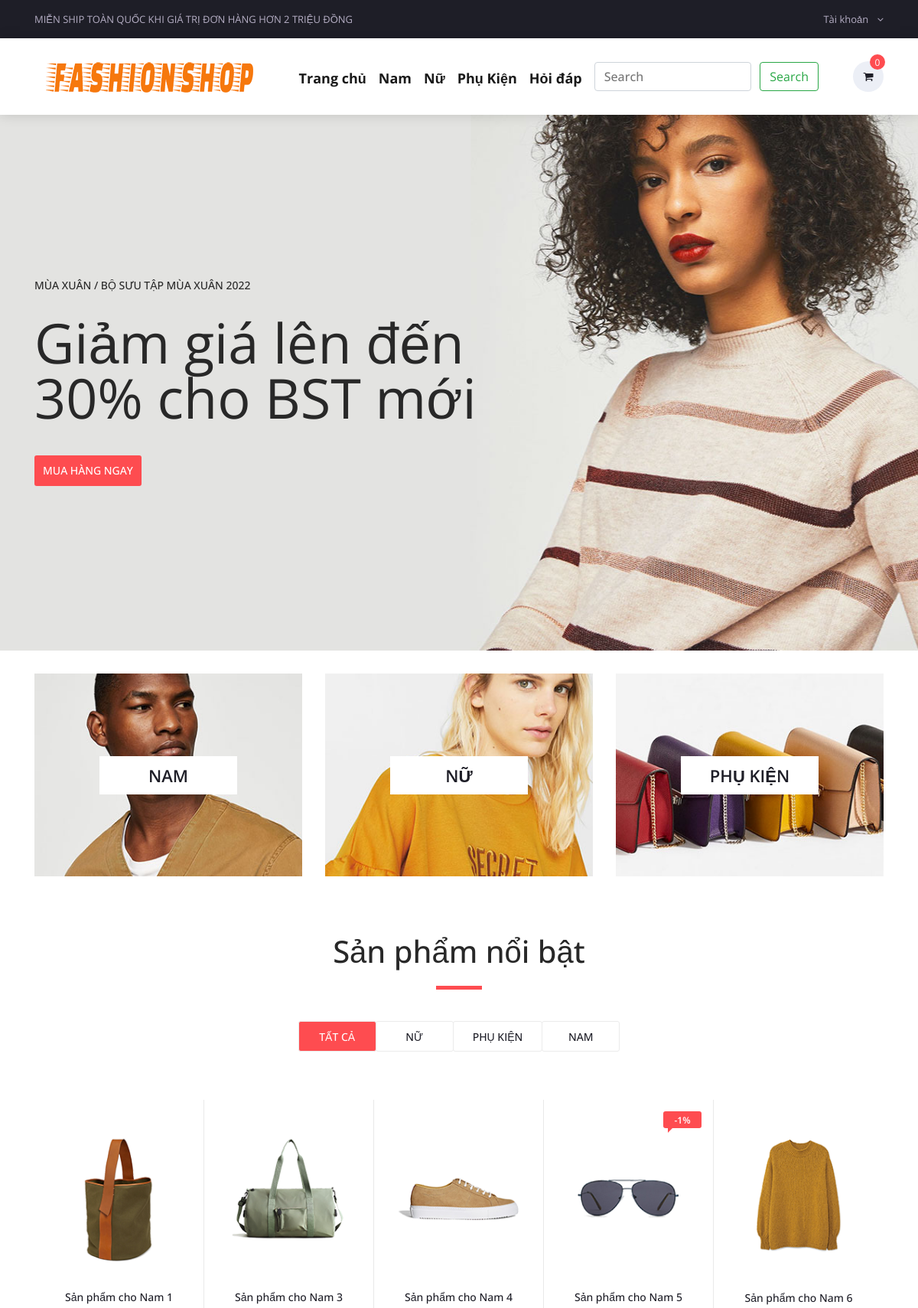
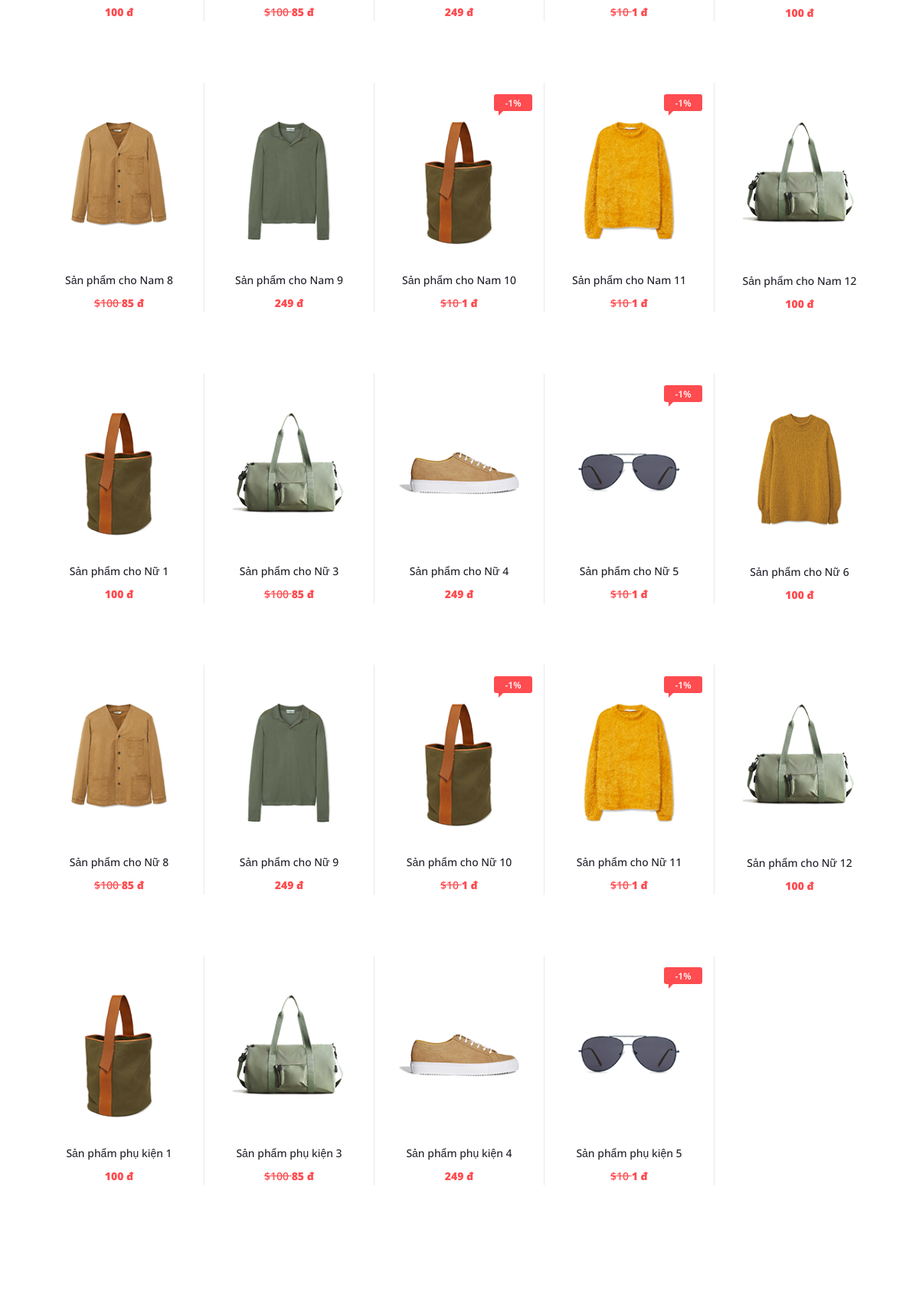
The page / (upper part) on the database its author committed (2 pictures, top to bottom).
### tables this page shows
CREATE TABLE `tbl_settings` (
  `id` int(11) NOT NULL AUTO_INCREMENT,
  `logo` varchar(255) NOT NULL DEFAULT '',
  `favicon` varchar(255) NOT NULL DEFAULT '',
  `footer_about` text NOT NULL,
  `footer_copyright` text NOT NULL,
  `contact_address` text NOT NULL,
  `contact_email` varchar(255) NOT NULL DEFAULT '',
  `contact_phone` varchar(255) NOT NULL DEFAULT '',
  `contact_fax` varchar(255) NOT NULL DEFAULT '',
  `contact_map_iframe` text NOT NULL,
  `receive_email` varchar(255) NOT NULL DEFAULT '',
  `receive_email_subject` varchar(255) NOT NULL DEFAULT '',
  `receive_email_thank_you_message` text NOT NULL,
  `forget_password_message` text NOT NULL,
  `total_recent_post_footer` int(11) NOT NULL,
  `total_popular_post_footer` int(11) NOT NULL,
  `total_recent_post_sidebar` int(11) NOT NULL,
  `total_popular_post_sidebar` int(11) NOT NULL,
  `total_featured_product_home` int(11) NOT NULL,
  `total_latest_product_home` int(11) NOT NULL,
  `total_popular_product_home` int(11) NOT NULL,
  `meta_title_home` text NOT NULL,
  `meta_keyword_home` text NOT NULL,
  `meta_description_home` text NOT NULL,
  `banner_login` varchar(255) NOT NULL DEFAULT '',
  `banner_registration` varchar(255) NOT NULL DEFAULT '',
  `banner_forget_password` varchar(255) NOT NULL DEFAULT '',
  `banner_reset_password` varchar(255) NOT NULL DEFAULT '',
  `banner_search` varchar(255) NOT NULL DEFAULT '',
  `banner_cart` varchar(255) NOT NULL DEFAULT '',
  `banner_checkout` varchar(255) NOT NULL DEFAULT '',
  `banner_product_category` varchar(255) NOT NULL DEFAULT '',
  `banner_blog` varchar(255) NOT NULL DEFAULT '',
  `cta_title` varchar(255) NOT NULL DEFAULT '',
  `cta_content` text NOT NULL,
  `cta_read_more_text` varchar(255) NOT NULL DEFAULT '',
  `cta_read_more_url` varchar(255) NOT NULL DEFAULT '',
  `cta_photo` varchar(255) NOT NULL DEFAULT '',
  `featured_product_title` varchar(255) NOT NULL DEFAULT '',
  `featured_product_subtitle` varchar(255) NOT NULL DEFAULT '',
  `latest_product_title` varchar(255) NOT NULL DEFAULT '',
  `latest_product_subtitle` varchar(255) NOT NULL DEFAULT '',
  `popular_product_title` varchar(255) NOT NULL DEFAULT '',
  `popular_product_subtitle` varchar(255) NOT NULL DEFAULT '',
  `testimonial_title` varchar(255) NOT NULL DEFAULT '',
  `testimonial_subtitle` varchar(255) NOT NULL DEFAULT '',
  `testimonial_photo` varchar(255) NOT NULL DEFAULT '',
  `blog_title` varchar(255) NOT NULL DEFAULT '',
  `blog_subtitle` varchar(255) NOT NULL DEFAULT '',
  `newsletter_text` text NOT NULL,
  `paypal_email` varchar(255) NOT NULL DEFAULT '',
  `stripe_public_key` varchar(255) NOT NULL DEFAULT '',
  `stripe_secret_key` varchar(255) NOT NULL DEFAULT '',
  `bank_detail` text NOT NULL,
  `before_head` text NOT NULL,
  `after_body` text NOT NULL,
  `before_body` text NOT NULL,
  `home_service_on_off` int(11) NOT NULL,
  `home_welcome_on_off` int(11) NOT NULL,
  `home_featured_product_on_off` int(11) NOT NULL,
  `home_latest_product_on_off` int(11) NOT NULL,
  `home_popular_product_on_off` int(11) NOT NULL,
  `home_testimonial_on_off` int(11) NOT NULL,
  `home_blog_on_off` int(11) NOT NULL,
  `newsletter_on_off` int(11) NOT NULL,
  `ads_above_welcome_on_off` int(11) NOT NULL,
  `ads_above_featured_product_on_off` int(11) NOT NULL,
  `ads_above_latest_product_on_off` int(11) NOT NULL,
  `ads_above_popular_product_on_off` int(11) NOT NULL,
  `ads_above_testimonial_on_off` int(11) NOT NULL,
  `ads_category_sidebar_on_off` int(11) NOT NULL,
  PRIMARY KEY (`id`)
);

CREATE TABLE `tbl_top_category` (
  `tcat_id` int(11) NOT NULL AUTO_INCREMENT,
  `tcat_name` varchar(255) NOT NULL DEFAULT '',
  `show_on_menu` int(11) NOT NULL,
  `photo` varchar(255) DEFAULT NULL,
  PRIMARY KEY (`tcat_id`)
);

CREATE TABLE `tbl_page` (
  `id` int(11) NOT NULL AUTO_INCREMENT,
  `about_title` varchar(255) NOT NULL,
  `about_content` text NOT NULL,
  `about_banner` varchar(255) NOT NULL,
  `about_meta_title` varchar(255) NOT NULL,
  `about_meta_keyword` text NOT NULL,
  `about_meta_description` text NOT NULL,
  `faq_title` varchar(255) NOT NULL,
  `faq_banner` varchar(255) NOT NULL,
  `faq_meta_title` varchar(255) NOT NULL,
  `faq_meta_keyword` text NOT NULL,
  `faq_meta_description` text NOT NULL,
  `blog_title` varchar(255) NOT NULL,
  `blog_banner` varchar(255) NOT NULL,
  `blog_meta_title` varchar(255) NOT NULL,
  `blog_meta_keyword` text NOT NULL,
  `blog_meta_description` text NOT NULL,
  `contact_title` varchar(255) NOT NULL,
  `contact_banner` varchar(255) NOT NULL,
  `contact_meta_title` varchar(255) NOT NULL,
  `contact_meta_keyword` text NOT NULL,
  `contact_meta_description` text NOT NULL,
  `pgallery_title` varchar(255) NOT NULL,
  `pgallery_banner` varchar(255) NOT NULL,
  `pgallery_meta_title` varchar(255) NOT NULL,
  `pgallery_meta_keyword` text NOT NULL,
  `pgallery_meta_description` text NOT NULL,
  `vgallery_title` varchar(255) NOT NULL,
  `vgallery_banner` varchar(255) NOT NULL,
  `vgallery_meta_title` varchar(255) NOT NULL,
  `vgallery_meta_keyword` text NOT NULL,
  `vgallery_meta_description` text NOT NULL,
  PRIMARY KEY (`id`)
);

CREATE TABLE `tbl_slider` (
  `id` int(11) NOT NULL AUTO_INCREMENT,
  `photo` varchar(255) NOT NULL DEFAULT '',
  `heading` varchar(255) NOT NULL DEFAULT '',
  `content` text NOT NULL,
  `button_text` varchar(255) NOT NULL DEFAULT '',
  `button_url` varchar(255) NOT NULL DEFAULT '',
  `position` varchar(255) NOT NULL DEFAULT '',
  PRIMARY KEY (`id`)
);

CREATE TABLE `tbl_product` (
  `p_id` int(11) NOT NULL AUTO_INCREMENT,
  `p_name` varchar(255) NOT NULL,
  `p_old_price` varchar(10) NOT NULL,
  `p_current_price` varchar(10) NOT NULL,
  `p_qty` int(11) NOT NULL,
  `p_featured_photo` varchar(255) NOT NULL,
  `p_description` text NOT NULL,
  `p_short_description` text NOT NULL,
  `p_feature` text NOT NULL,
  `p_condition` text NOT NULL,
  `p_return_policy` text NOT NULL,
  `p_total_view` int(11) NOT NULL,
  `p_is_featured` int(11) NOT NULL,
  `p_is_active` int(11) NOT NULL,
  `ecat_id` int(11) NOT NULL,
  PRIMARY KEY (`p_id`)
);

### index.php (the view, shortened to what this page needs)
<?php require_once('header.php'); ?>
<?php
$statement = $pdo->prepare("SELECT * FROM tbl_settings WHERE id=1");
$statement->execute();
$result = $statement->fetchAll(PDO::FETCH_ASSOC);
foreach ($result as $row)
{
    $total_featured_product_home = $row['total_featured_product_home'];
}
?>
<?php
    $statement = $pdo->prepare("SELECT * FROM tbl_slider limit 1");
    $statement->execute();
    $result = $statement->fetchAll(PDO::FETCH_ASSOC);
    foreach ($result as $row) {
        ?>
        <div class="main_slider" style="background-image:url(assets/uploads/<?php echo $row['photo'] ?>)">
            <div class="container fill_height">
                <div class="row align-items-center fill_height">
                    <div class="col">
                        <div class="main_slider_content">
                            <h6><?php echo $row['heading'] ?></h6>
                            <h1><?php echo $row['content'] ?></h1>
                            <div class="red_button shop_now_button"><a href="<?php echo $row['button_url'] ?>"><?php echo $row['button_text'] ?></a></div>
                        </div>
                    </div>
                </div>
            </div>
        </div>
        <?php
    }
?>
<div class="banner">
    <div class="container">
        <div class="row">
        <?php
            $statement = $pdo->prepare("SELECT * FROM tbl_top_category WHERE show_on_menu=1");
            $statement->execute();
            $result = $statement->fetchAll(PDO::FETCH_ASSOC);
            foreach ($result as $row) {
                ?>
                <div class="col-md-4">
                <div class="banner_item align-items-center thumbnail" style="background-image:url(<?php echo $row['photo'] ?>)">
                    <div class="banner_category">
                        <a href="product-category.php?id=<?php echo $row['tcat_id']; ?>&type=top-category"><?php echo $row['tcat_name'] ?></a>
                    </div>
                </div>
            </div>
            <?php
            }
            ?>
        </div>
    </div>
</div>
<div class="new_arrivals">
    <div class="container">
        <div class="row">
            <div class="col text-center">
                <div class="section_title new_arrivals_title">
                    <h2>Sản phẩm nổi bật</h2>
                </div>
            </div>
        </div>
        <div class="row align-items-center">
            <div class="col text-center">
                <div class="new_arrivals_sorting">
                    <ul class="arrivals_grid_sorting clearfix button-group filters-button-group">
                        <li class="grid_sorting_button button d-flex flex-column justify-content-center align-items-center active is-checked" data-filter="*">Tất cả</li>
                        <li class="grid_sorting_button button d-flex flex-column justify-content-center align-items-center" data-filter=".women">Nữ</li>
                        <li class="grid_sorting_button button d-flex flex-column justify-content-center align-items-center" data-filter=".accessories">Phụ kiện</li>
                        <li class="grid_sorting_button button d-flex flex-column justify-content-center align-items-center" data-filter=".men">Nam</li>
                    </ul>
                </div>
            </div>
        </div>
        <div class="row">
            <div class="col">
                <div class="product-grid" data-isotope='{ "itemSelector": ".product-item", "layoutMode": "fitRows" }'>
                <?php
                    $statement = $pdo->prepare("SELECT * FROM tbl_product WHERE p_is_featured=? AND p_is_active=? LIMIT ".$total_featured_product_home);
                    $statement->execute(array(1,1));
                    $result = $statement->fetchAll(PDO::FETCH_ASSOC);
                    foreach ($result as $row) {
                        $type = ($row['ecat_id'] == 1)? "men": (($row['ecat_id'] == 2)? "women": "accessories");
                        ?>
                        <div class="product-item <?php echo $type ?>">
                            <div class="product discount product_filter">
                                <div class="product_image">
                                    <img src="assets/uploads/<?php echo $row['p_featured_photo']; ?>" alt="">
                                </div>
                                <?php
                                $percent = ($row['p_old_price'] != '') ? number_format(1 - ($row['p_current_price']/$row['p_old_price']),0): 0;
                                if ($percent > 0) {
                                ?>
                                <div class="product_bubble product_bubble_right product_bubble_red d-flex flex-column align-items-center"><span>-<?php echo $percent ?>%</span></div>
                                <?php } ?>
                                <div class="product_info">
                                    <h6 class="product_name"><a href="product.php?id=<?php echo $row['p_id']; ?>"><?php echo $row['p_name']; ?></a></h6>
                                    <div class="product_price"><?php if($row['p_old_price'] != ''){ ?>
                                    <del>
                                        $<?php echo $row['p_old_price']; ?>
                                    </del>
                                    <?php } ?><strong><?php echo $row['p_current_price']; ?> đ</strong></div>
                                </div>
                            </div>
                        </div>
                        <?php
                    }
                    ?>
                </div>
            </div>
        </div>
    </div>
</div>
<div class="best_sellers">
    <div class="container">
        <div class="row">
            <div class="col text-center">
            </div>
        </div>
    </div>
</div>
<?php require_once('footer.php'); ?>

### header.php (shortened to what this page needs)
<?php
include("admin/inc/config.php");
$statement = $pdo->prepare("SELECT * FROM tbl_settings WHERE id=1");
$statement->execute();
$result = $statement->fetchAll(PDO::FETCH_ASSOC);
foreach ($result as $row)
{
	$logo = $row['logo'];
}
?>
<!DOCTYPE html>
<html lang="en">
<head>
	<link rel="stylesheet" type="text/css" href="styles/bootstrap4/bootstrap.min.css">
	<link href="plugins/font-awesome-4.7.0/css/font-awesome.min.css" rel="stylesheet" type="text/css">
	<link rel="stylesheet" type="text/css" href="plugins/OwlCarousel2-2.2.1/owl.carousel.css">
	<link rel="stylesheet" type="text/css" href="plugins/OwlCarousel2-2.2.1/owl.theme.default.css">
	<link rel="stylesheet" type="text/css" href="plugins/OwlCarousel2-2.2.1/animate.css">
	<link rel="stylesheet" type="text/css" href="styles/responsive.css">
	<link rel="stylesheet" type="text/css" href="styles/main_styles.css">
	<?php
	$statement = $pdo->prepare("SELECT * FROM tbl_page WHERE id=1");
	$statement->execute();
	$result = $statement->fetchAll(PDO::FETCH_ASSOC);
		?>
</head>
<body>
<div class="super_container">
	<header class="header trans_300">
		<div class="top_nav">
			<div class="container">
				<div class="row">
					<div class="col-md-6">
						<div class="top_nav_left">Miễn ship toàn quốc khi giá trị đơn hàng hơn 2 triệu đồng</div>
					</div>
					<div class="col-md-6 text-right">
						<div class="top_nav_right">
							<ul class="top_nav_menu">
								<li class="account">
									<a href="#">
										Tài khoản
										<i class="fa fa-angle-down"></i>
									</a>
								</li>
							</ul>
						</div>
					</div>
				</div>
			</div>
		</div>
		<div class="main_nav_container">
			<div class="container">
				<div class="row">
				<div class="col-lg-12 text-right">
				<div class="logo_container">
						<a class="logo_container" href="/index.php"><img src="assets/uploads/<?php echo $logo; ?>" alt="logo image"></a>
					</div>
						<nav class="navbar navbar-expand-lg navbar-light">
							<div class="collapse navbar-collapse" id="navbarSupportedContent">
								<ul class="navbar-nav mr-auto">
									<li class="nav-item active">
										<a class="nav-link customer-font" href="index.php">Trang chủ<span class="sr-only">(current)</span></a>
									</li>
									<?php
										$statement = $pdo->prepare("SELECT * FROM tbl_top_category WHERE show_on_menu=1");
										$statement->execute();
										$result = $statement->fetchAll(PDO::FETCH_ASSOC);
										foreach ($result as $row) {
											?>
												<li class="nav-item active">
													<a class="nav-link customer-font" href="product-category.php?id=<?php echo $row['tcat_id']; ?>&type=top-category"><?php echo $row['tcat_name']; ?><span class="sr-only"></span></a>
												</li>
											<?php
										}
										?>
									<?php
										$statement = $pdo->prepare("SELECT * FROM tbl_page WHERE id=1");
										$statement->execute();
										$result = $statement->fetchAll(PDO::FETCH_ASSOC);
										foreach ($result as $row) {
											$faq_title = $row['faq_title'];
										}
									?>
								<li class="nav-item active">
									<a class="nav-link customer-font" href="faq.php"><?php echo $faq_title; ?><span class="sr-only"></span></a>
								</li>
								<li class="nav-item active">
									<form class=" nav-link form-inline my-2 my-lg-0"  action="search.php">
										<input class="form-control mr-sm-2" name="keyword" type="search" placeholder="Search" aria-label="Search">
										<button class="btn btn-outline-success my-2 my-sm-0" type="submit">Search</button>
									</form>
								</li>
								</ul>
								<ul class="navbar_user order-checkout-desktop" >
									<li class="checkout">
										<a href="cart.php">
											<i class="fa fa-shopping-cart" aria-hidden="true"></i>
											<span id="checkout_items" class="checkout_items"><?php echo isset($_SESSION['cart_p_id']) ? count($_SESSION['cart_p_id']): 0; ?></span>
										</a>
									</li>
								</ul>
							</div>
						</nav>
				</div>
				</div>
			</div>
		</div>
	</header>

### header.php (style rules this page uses)
.customer-font { font-weight: bold; margin-top: 10px; font-size: 18px; }
@media only screen and (min-width: 480px) and (max-width: 999999px) { .order-checkout-desktop { display: block; } }

### rows shown on the page
tbl_settings: logo (picture)
tbl_top_category: tcat_name "Nam", photo (picture), tcat_name "NAM"
tbl_top_category: tcat_name "Nữ", photo (picture), tcat_name "NỮ"
tbl_top_category: tcat_name "Phụ Kiện", photo (picture), tcat_name "PHỤ KIỆN"
tbl_page: faq_title "Hỏi đáp"
tbl_slider: photo (picture), heading "MÙA XUÂN / BỘ SƯU TẬP MÙA XUÂN 2022", content "Giảm giá lên đến 30% cho BST mới", button_text "MUA HÀNG NGAY"
tbl_product: p_featured_photo (picture), p_name "Sản phẩm cho Nam 1", p_current_price "100"
tbl_product: p_featured_photo (picture), p_name "Sản phẩm cho Nam 3", p_old_price "100", p_current_price "85"
tbl_product: p_featured_photo (picture), p_name "Sản phẩm cho Nam 4", p_current_price "249"
tbl_product: p_featured_photo (picture), p_current_price "1", p_name "Sản phẩm cho Nam 5", p_old_price "10"
tbl_product: p_featured_photo (picture), p_name "Sản phẩm cho Nam 6", p_current_price "100"
tbl_product: p_featured_photo (picture), p_name "Sản phẩm cho Nam 8", p_old_price "100", p_current_price "85"
tbl_product: p_featured_photo (picture), p_name "Sản phẩm cho Nam 9", p_current_price "249"
tbl_product: p_featured_photo (picture), p_current_price "1", p_name "Sản phẩm cho Nam 10", p_old_price "10"
tbl_product: p_featured_photo (picture), p_current_price "1", p_name "Sản phẩm cho Nam 11", p_old_price "10"
tbl_product: p_featured_photo (picture), p_name "Sản phẩm cho Nam 12", p_current_price "100"
tbl_product: p_featured_photo (picture), p_name "Sản phẩm cho Nữ 1", p_current_price "100"
tbl_product: p_featured_photo (picture), p_name "Sản phẩm cho Nữ 3", p_old_price "100", p_current_price "85"
tbl_product: p_featured_photo (picture), p_name "Sản phẩm cho Nữ 4", p_current_price "249"
tbl_product: p_featured_photo (picture), p_current_price "1", p_name "Sản phẩm cho Nữ 5", p_old_price "10"
tbl_product: p_featured_photo (picture), p_name "Sản phẩm cho Nữ 6", p_current_price "100"
tbl_product: p_featured_photo (picture), p_name "Sản phẩm cho Nữ 8", p_old_price "100", p_current_price "85"
tbl_product: p_featured_photo (picture), p_name "Sản phẩm cho Nữ 9", p_current_price "249"
tbl_product: p_featured_photo (picture), p_current_price "1", p_name "Sản phẩm cho Nữ 10", p_old_price "10"
tbl_product: p_featured_photo (picture), p_current_price "1", p_name "Sản phẩm cho Nữ 11", p_old_price "10"
tbl_product: p_featured_photo (picture), p_name "Sản phẩm cho Nữ 12", p_current_price "100"
tbl_product: p_featured_photo (picture), p_name "Sản phẩm phụ kiện 1", p_current_price "100"
tbl_product: p_featured_photo (picture), p_name "Sản phẩm phụ kiện 3", p_old_price "100", p_current_price "85"
tbl_product: p_featured_photo (picture), p_name "Sản phẩm phụ kiện 4", p_current_price "249"
tbl_product: p_featured_photo (picture), p_current_price "1", p_name "Sản phẩm phụ kiện 5", p_old_price "10"
